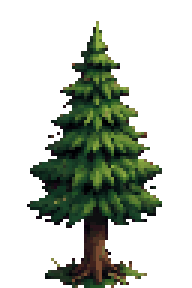
#> input picture tiles_done/biome_alpine_forest/catalog/decorations/001.png, 64 x 96 px (shown 3 times larger)
$ python generate_sprite.py ../tiles_done/biome_alpine_forest/catalog/decorations/001.png
#> lines starting #> are read from the running program, lines starting #| are printed output that depends on the picture
#!/usr/bin/env python3
"""
Pixel-art downscaling with NO background bleed and NO dithering.

The naive approaches both fail on a flat-chroma-background source:
  - NEAREST downscale: point-samples one source pixel per block -> picks up
    stray anti-aliasing noise from the source at random.
  - Plain BOX (area-average) downscale: averages ALL pixels in a block
    including background ones, so any block straddling the character's edge
    blends in green -> halo/fringe pixels that are neither a real character
    color nor the background color.

Correct method (coverage-aware foreground averaging):
  For each output pixel, look at its source block. Classify each source
  pixel in that block as foreground or background using the flat-color
  background test. If the foreground pixel *count* clears a coverage
  threshold, the output pixel = the average of ONLY the foreground pixels
  in that block (background samples excluded entirely -- no blending).
  Otherwise the output pixel = the exact background color. This yields a
  crisp, binary-clean silhouette boundary with zero contaminated colors.

After downscaling, palette quantization uses dither=NONE (hard nearest-color
snap, no ordered/error-diffusion dithering pattern) so every output pixel is
exactly one of a small, fixed set of flat colors.
"""
import numpy as np
from PIL import Image

BG_EXACT = (0, 255, 0)


def is_background(arr, g_thresh=140, margin=60):
    r, g, b = arr[:, :, 0].astype(int), arr[:, :, 1].astype(int), arr[:, :, 2].astype(int)
    return (g > g_thresh) & (g > r + margin) & (g > b + margin)


def coverage_aware_downscale(img_rgb, target_size, coverage_thresh=0.35):
    """Downscale to (target_size, target_size) [or (tw, th) tuple] without
    letting background bleed into edge pixels."""
    if isinstance(target_size, int):
        tw = th = target_size
    else:
        tw, th = target_size

    arr = np.array(img_rgb.convert("RGB"))
    sh, sw, _ = arr.shape
    fg_mask = ~is_background(arr)

    # block boundaries via linspace so source dims that don't divide evenly
    # (e.g. 910 / 64) still tile the full image with no gaps/overlaps
    x_bounds = np.linspace(0, sw, tw + 1).astype(int)
    y_bounds = np.linspace(0, sh, th + 1).astype(int)

    out = np.full((th, tw, 3), BG_EXACT, dtype=np.uint8)

    for oy in range(th):
        y0, y1 = y_bounds[oy], y_bounds[oy + 1]
        if y1 <= y0:
            y1 = y0 + 1
        for ox in range(tw):
            x0, x1 = x_bounds[ox], x_bounds[ox + 1]
            if x1 <= x0:
                x1 = x0 + 1

            block_fg_mask = fg_mask[y0:y1, x0:x1]
            coverage = block_fg_mask.mean()

            if coverage >= coverage_thresh:
                block = arr[y0:y1, x0:x1]
                fg_pixels = block[block_fg_mask]
                out[oy, ox] = fg_pixels.mean(axis=0).astype(np.uint8)
            # else: leave as BG_EXACT (already set)

    return Image.fromarray(out, "RGB")


def quantize_locked(img_rgb, n_colors=12, fixed_palette_rgb=None):
    """Snap the image to a small flat palette with zero dithering.

    If fixed_palette_rgb is given (list of (r,g,b) tuples), pixels are
    hard-assigned to the nearest color in that fixed set (used to keep an
    animation's frames color-consistent). Otherwise a new palette of
    n_colors is derived from this image's own foreground pixels.
    """
    arr = np.array(img_rgb.convert("RGB"))
    mask_bg = np.all(arr == BG_EXACT, axis=-1)
    fg = arr[~mask_bg]

    if fixed_palette_rgb is None:
        fg_img = Image.fromarray(fg.reshape(1, -1, 3).astype("uint8"))
        quant = fg_img.quantize(colors=n_colors, method=Image.MEDIANCUT,
                                 dither=Image.Dither.NONE)
        palette = np.array(quant.getpalette()[:n_colors * 3]).reshape(-1, 3)
        idx = np.array(quant).flatten()
        fg_mapped = palette[idx]
    else:
        palette = np.array(fixed_palette_rgb)
        # hard nearest-color assignment, no dithering
        dists = ((fg[:, None, :].astype(int) - palette[None, :, :].astype(int)) ** 2).sum(axis=2)
        idx = dists.argmin(axis=1)
        fg_mapped = palette[idx]

    result = arr.copy()
    result[~mask_bg] = fg_mapped.astype(np.uint8)
    result[mask_bg] = BG_EXACT
    return Image.fromarray(result.astype("uint8"), "RGB"), palette


def extract_palette(img_rgb, n_colors=12):
    """Get just the dominant palette from an image's foreground, without
    producing an output image -- used to build a SHARED palette across
    multiple animation frames before quantizing each one."""
    arr = np.array(img_rgb.convert("RGB"))
    mask_bg = is_background(arr)
    fg = arr[~mask_bg]
    if len(fg) == 0:
        return np.zeros((0, 3), dtype=np.uint8)
    fg_img = Image.fromarray(fg.reshape(1, -1, 3).astype("uint8"))
    quant = fg_img.quantize(colors=n_colors, method=Image.MEDIANCUT,
                             dither=Image.Dither.NONE)
    return np.array(quant.getpalette()[:n_colors * 3]).reshape(-1, 3)


def pixelate(img_rgb, target_size=64, n_colors=12, fixed_palette_rgb=None,
             coverage_thresh=0.35):
    """Full pipeline: coverage-aware downscale -> dither-free quantize."""
    down = coverage_aware_downscale(img_rgb, target_size, coverage_thresh)
    out, palette = quantize_locked(down, n_colors, fixed_palette_rgb)
    return out, palette


def verify_clean(img_rgb):
    """Run integrity checks. Returns dict of results."""
    arr = np.array(img_rgb.convert("RGB"))
    colors = np.unique(arr.reshape(-1, 3), axis=0)

    # any color that's "greenish but not exact BG" indicates leftover bleed
    r, g, b = colors[:, 0].astype(int), colors[:, 1].astype(int), colors[:, 2].astype(int)
    greenish_not_exact = ((g > r + 30) & (g > b + 30) &
                           ~((r == 0) & (g == 255) & (b == 0)))
    n_bleed = greenish_not_exact.sum()

    return {
        "total_colors": len(colors),
        "suspected_bleed_colors": int(n_bleed),
        "bleed_examples": [tuple(int(v) for v in c) for c in colors[greenish_not_exact][:5]],
    }


if __name__ == "__main__":
    import sys
    src = Image.open(sys.argv[1] if len(sys.argv) > 1 else "01_cropped.png")
#> src is the input picture: PIL image 64x96 RGBA; mean R, G, B, A 14.1, 20.5, 11, 79
    out, palette = pixelate(src, target_size=64, n_colors=12)
#> in coverage_aware_downscale, `arr = np.array(img_rgb.convert("RGB"))`:
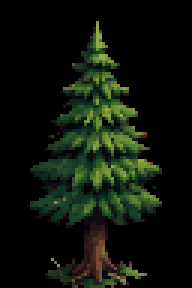
#> arr: shape (96, 64, 3) (shown 3 times larger); mean R, G, B 14.1, 20.5, 11
#> in is_background, `r, g, b = arr[:, :, 0].astype(int), arr[:, :, 1].astype(int), arr[:, :..`:
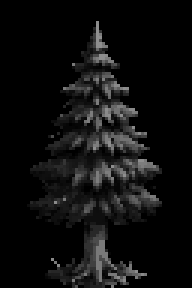
#> r: shape (96, 64) int64 (shown 3 times larger); min 0, max 142, mean 14.1
#> in is_background, `r, g, b = arr[:, :, 0].astype(int), arr[:, :, 1].astype(int), arr[:, :..`:
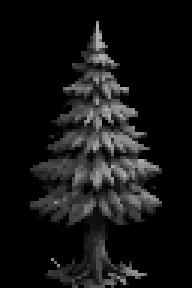
#> g: shape (96, 64) int64 (shown 3 times larger); min 0, max 173, mean 20.5
#> in is_background, `r, g, b = arr[:, :, 0].astype(int), arr[:, :, 1].astype(int), arr[:, :..`:
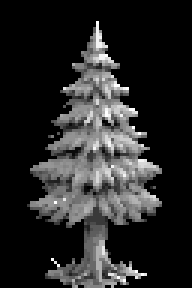
#> b: shape (96, 64) int64 (shown 3 times larger); min 0, max 71, mean 11; drawn with min black and max white
#> in is_background, `return (g > g_thresh) & (g > r + margin) & (g > b + margin)`: returned value: shape (96, 64) bool; every value is 0
#> in coverage_aware_downscale, `fg_mask = ~is_background(arr)`: fg_mask: shape (96, 64) bool; every value is 1
#> after the loop in coverage_aware_downscale, `for oy in range(th):`:
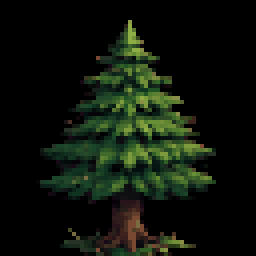
#> out: shape (64, 64, 3) (shown 4 times larger); mean R, G, B 14, 20.5, 10.9
#> in quantize_locked, `mask_bg = np.all(arr == BG_EXACT, axis=-1)`: mask_bg: shape (64, 64) bool; every value is 0
#> in quantize_locked, `palette = np.array(quant.getpalette()[:n_colors * 3]).reshape(-1, 3)`: palette = [[103, 136, 54], [63, 98, 43], [59, 75, 39], [29, 67, 38], [47, 48, 32], [22, 47, 31], [15, 42, 28], [25, 21, 21], [8, 17, 15], [6, 0, 8], [0, 0, 3], [0, 0, 0]]
#> in quantize_locked, `idx = np.array(quant).flatten()`: idx = 4096 values, max 11 at index 0, min 0 at index 352, mean 8.75
#> in quantize_locked, `result[~mask_bg] = fg_mapped.astype(np.uint8)`:
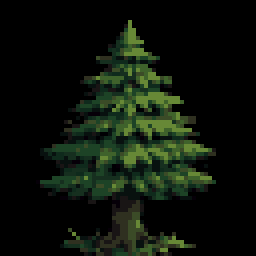
#> result: shape (64, 64, 3) (shown 4 times larger); mean R, G, B 13.1, 20, 10.7
    out.save("06_pixelated_clean.png")
    out.resize((512, 512), Image.NEAREST).save("07_preview_clean_512.png")
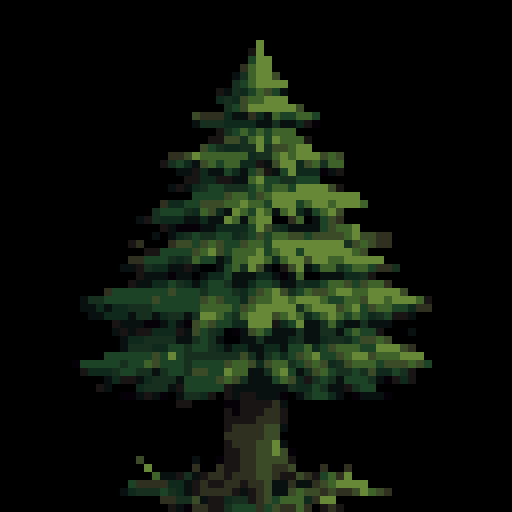
#> saved as 07_preview_clean_512.png: PIL image 512x512 RGB; mean R, G, B 13.1, 20, 10.7
    report = verify_clean(out)
#> in verify_clean, `colors = np.unique(arr.reshape(-1, 3), axis=0)`: colors = [[0, 0, 0], [0, 0, 3], [6, 0, 8], [8, 17, 15], [15, 42, 28], [22, 47, 31], [25, 21, 21], [29, 67, 38], [47, 48, 32], [59, 75, 39], [63, 98, 43], [103, 136, 54]]
#> in verify_clean, `r, g, b = colors[:, 0].astype(int), colors[:, 1].astype(int), colors[:..`: r = [0, 0, 6, 8, 15, 22, 25, 29, 47, 59, 63, 103]; g = [0, 0, 0, 17, 42, 47, 21, 67, 48, 75, 98, 136]; b = [0, 3, 8, 15, 28, 31, 21, 38, 32, 39, 43, 54]
#> in verify_clean, `greenish_not_exact = ((g > r + 30) & (g > b + 30) & ~((r == 0) & (g ==..`: greenish_not_exact = [False, False, False, False, False, False, False, False, False, False, True, True]
#> in verify_clean, `n_bleed = greenish_not_exact.sum()`: n_bleed = 2
#> report = {'total_colors': 12, 'suspected_bleed_colors': 2, 'bleed_examples': [(63, 98, 43), (103, 136, 54)]}
    print("Verification:", report)
#| Verification: {'total_colors': 12, 'suspected_bleed_colors': 2, 'bleed_examples': [(63, 98, 43), (103, 136, 54)]}

$ run again, on tiles_done/biome_alpine_forest/catalog/decorations/006.png
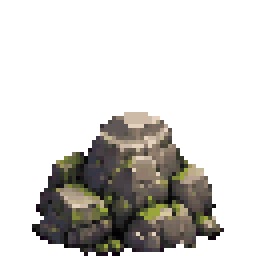
#> input picture tiles_done/biome_alpine_forest/catalog/decorations/006.png, 64 x 64 px (shown 4 times larger)
#> src is the input picture: PIL image 64x64 RGBA; mean R, G, B, A 26.4, 24.5, 21, 71.9
#> in is_background, `r, g, b = arr[:, :, 0].astype(int), arr[:, :, 1].astype(int), arr[:, :..`:
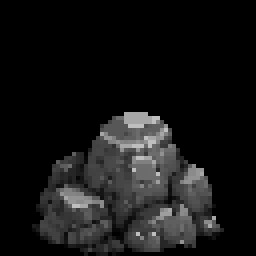
#> b: shape (64, 64) int64 (shown 4 times larger); min 0, max 191, mean 21
#> fg_mask: shape (64, 64) bool; every value is 1
#> in quantize_locked, `palette = np.array(quant.getpalette()[:n_colors * 3]).reshape(-1, 3)`: palette = [[207, 190, 165], [169, 162, 112], [141, 130, 98], [109, 100, 83], [88, 84, 69], [75, 68, 67], [66, 59, 60], [55, 55, 55], [43, 42, 44], [21, 18, 20], [18, 0, 19], [0, 0, 0]]
#> idx = 4096 values, max 11 at index 0, min 0 at index 1823, mean 9.22
#> `out.resize((512, 512), Image.NEAREST).save("07_preview_clean_512.png")`:
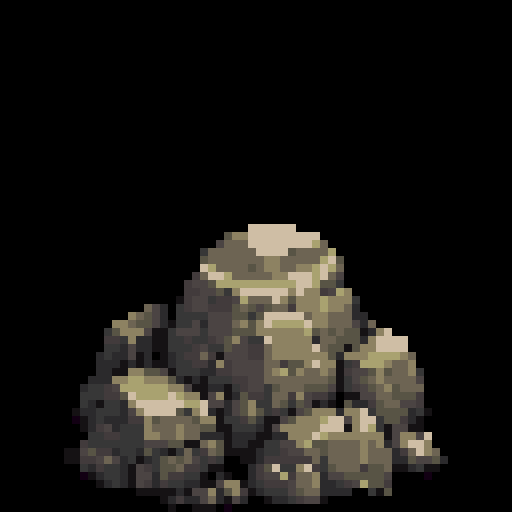
#> saved as 07_preview_clean_512.png: PIL image 512x512 RGB; mean R, G, B 26.2, 24.3, 20.9
#> colors = [[0, 0, 0], [18, 0, 19], [21, 18, 20], [43, 42, 44], [55, 55, 55], [66, 59, 60], [75, 68, 67], [88, 84, 69], [109, 100, 83], [141, 130, 98], [169, 162, 112], [207, 190, 165]]
#> in verify_clean, `r, g, b = colors[:, 0].astype(int), colors[:, 1].astype(int), colors[:..`: r = [0, 18, 21, 43, 55, 66, 75, 88, 109, 141, 169, 207]; g = [0, 0, 18, 42, 55, 59, 68, 84, 100, 130, 162, 190]; b = [0, 19, 20, 44, 55, 60, 67, 69, 83, 98, 112, 165]
#> greenish_not_exact = [False, False, False, False, False, False, False, False, False, False, False, False]
#> n_bleed = 0
#> report = {'total_colors': 12, 'suspected_bleed_colors': 0, 'bleed_examples': []}
#| Verification: {'total_colors': 12, 'suspected_bleed_colors': 0, 'bleed_examples': []}

$ run again, on tiles_done/biome_alpine_forest/catalog/decorations/049.png
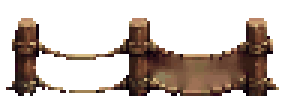
#> input picture tiles_done/biome_alpine_forest/catalog/decorations/049.png, 96 x 32 px (shown 3 times larger)
#> src is the input picture: PIL image 96x32 RGBA; mean R, G, B, A 37.2, 25.5, 18.9, 95.2
#> fg_mask: shape (32, 96) bool; every value is 1
#> after the loop in coverage_aware_downscale, `for oy in range(th):`:
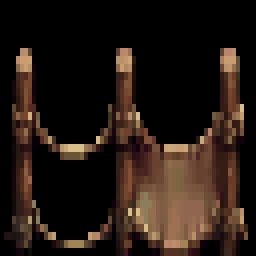
#> out: shape (64, 64, 3) (shown 4 times larger); mean R, G, B 37.1, 25.5, 18.8
#> mask_bg: shape (64, 64) bool; every value is 0
#> in quantize_locked, `palette = np.array(quant.getpalette()[:n_colors * 3]).reshape(-1, 3)`: palette = [[181, 143, 104], [137, 102, 74], [125, 84, 60], [107, 79, 56], [105, 67, 48], [92, 56, 38], [81, 46, 35], [62, 39, 30], [47, 26, 22], [23, 9, 13], [8, 0, 8], [0, 0, 0]]
#> idx = 4096 values, max 11 at index 0, min 0 at index 773, mean 8.52
#> `out.resize((512, 512), Image.NEAREST).save("07_preview_clean_512.png")`:
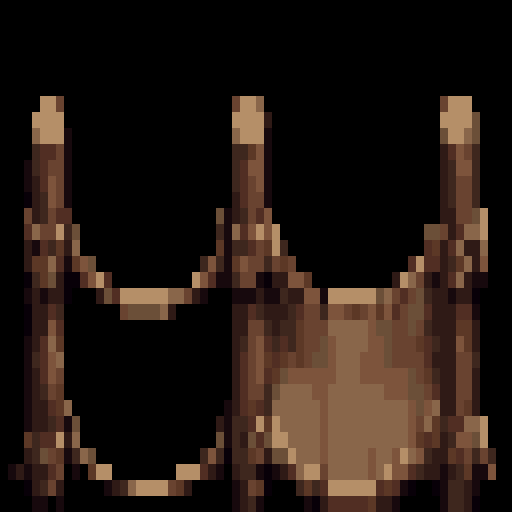
#> saved as 07_preview_clean_512.png: PIL image 512x512 RGB; mean R, G, B 36.6, 24.9, 18.5
#> colors = [[0, 0, 0], [8, 0, 8], [23, 9, 13], [47, 26, 22], [62, 39, 30], [81, 46, 35], [92, 56, 38], [105, 67, 48], [107, 79, 56], [125, 84, 60], [137, 102, 74], [181, 143, 104]]
#> in verify_clean, `r, g, b = colors[:, 0].astype(int), colors[:, 1].astype(int), colors[:..`: r = [0, 8, 23, 47, 62, 81, 92, 105, 107, 125, 137, 181]; g = [0, 0, 9, 26, 39, 46, 56, 67, 79, 84, 102, 143]; b = [0, 8, 13, 22, 30, 35, 38, 48, 56, 60, 74, 104]
#> greenish_not_exact = [False, False, False, False, False, False, False, False, False, False, False, False]
#> n_bleed = 0
#> report = {'total_colors': 12, 'suspected_bleed_colors': 0, 'bleed_examples': []}
#| Verification: {'total_colors': 12, 'suspected_bleed_colors': 0, 'bleed_examples': []}

$ run again, on tiles_done/biome_alpine_forest/catalog/decorations/050.png
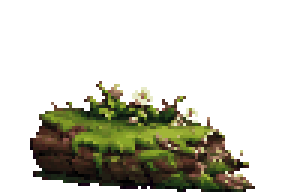
#> input picture tiles_done/biome_alpine_forest/catalog/decorations/050.png, 96 x 64 px (shown 3 times larger)
#> src is the input picture: PIL image 96x64 RGBA; mean R, G, B, A 23.3, 23.2, 11.3, 74.1
#> fg_mask: shape (64, 96) bool; every value is 1
#> mask_bg: shape (64, 64) bool; every value is 0
#> in quantize_locked, `palette = np.array(quant.getpalette()[:n_colors * 3]).reshape(-1, 3)`: palette = [[177, 188, 94], [139, 158, 50], [121, 132, 52], [113, 106, 60], [73, 97, 30], [81, 73, 40], [72, 47, 32], [37, 45, 24], [35, 28, 20], [21, 14, 13], [6, 0, 9], [0, 0, 0]]
#> idx = 4096 values, max 11 at index 0, min 0 at index 1818, mean 9.27
#> `out.resize((512, 512), Image.NEAREST).save("07_preview_clean_512.png")`:
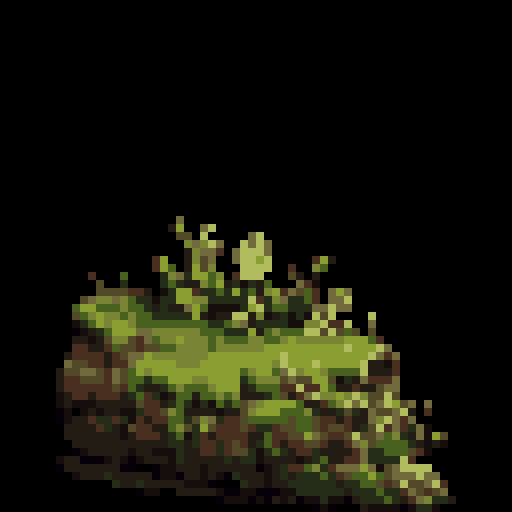
#> saved as 07_preview_clean_512.png: PIL image 512x512 RGB; mean R, G, B 22.4, 22.8, 10.6
#> colors = [[0, 0, 0], [6, 0, 9], [21, 14, 13], [35, 28, 20], [37, 45, 24], [72, 47, 32], [73, 97, 30], [81, 73, 40], [113, 106, 60], [121, 132, 52], [139, 158, 50], [177, 188, 94]]
#> in verify_clean, `r, g, b = colors[:, 0].astype(int), colors[:, 1].astype(int), colors[:..`: r = [0, 6, 21, 35, 37, 72, 73, 81, 113, 121, 139, 177]; g = [0, 0, 14, 28, 45, 47, 97, 73, 106, 132, 158, 188]; b = [0, 9, 13, 20, 24, 32, 30, 40, 60, 52, 50, 94]
#> greenish_not_exact = [False, False, False, False, False, False, False, False, False, False, False, False]
#> n_bleed = 0
#> report = {'total_colors': 12, 'suspected_bleed_colors': 0, 'bleed_examples': []}
#| Verification: {'total_colors': 12, 'suspected_bleed_colors': 0, 'bleed_examples': []}
